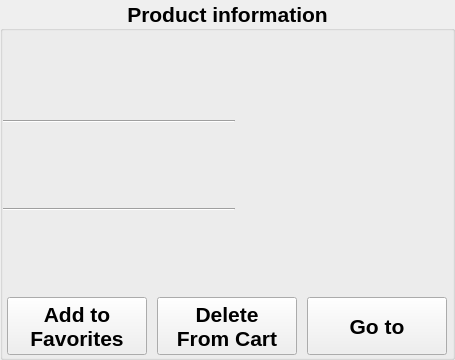
                <widget class="QGroupBox" name="productInfoGroupBox">
                 <property name="minimumSize">
                  <size>
                   <width>455</width>
                   <height>360</height>
                  </size>
                 </property>
                 <property name="maximumSize">
                  <size>
                   <width>455</width>
                   <height>360</height>
                  </size>
                 </property>
                 <property name="font">
                  <font>
                   <family>Arial</family>
                   <pointsize>16</pointsize>
                   <weight>75</weight>
                   <bold>true</bold>
                  </font>
                 </property>
                 <property name="title">
                  <string>Product information</string>
                 </property>
                 <property name="alignment">
                  <set>Qt::AlignCenter</set>
                 </property>
                 <layout class="QVBoxLayout" name="verticalLayout_8">
                  <property name="leftMargin">
                   <number>0</number>
                  </property>
                  <property name="topMargin">
                   <number>9</number>
                  </property>
                  <property name="rightMargin">
                   <number>0</number>
                  </property>
                  <property name="bottomMargin">
                   <number>0</number>
                  </property>
                  <item>
                   <layout class="QHBoxLayout" name="horizontalLayout_6">
                    <item>
                     <layout class="QVBoxLayout" name="verticalLayout_7">
                      <item>
                       <widget class="QLabel" name="nameGoodLabel">
                        <property name="text">
                         <string/>
                        </property>
                       </widget>
                      </item>
                      <item>
                       <widget class="Line" name="line_2">
                        <property name="orientation">
                         <enum>Qt::Horizontal</enum>
                        </property>
                       </widget>
                      </item>
                      <item>
                       <widget class="QLabel" name="descriptionGoodLabel">
                        <property name="text">
                         <string/>
                        </property>
                        <property name="wordWrap">
                         <bool>true</bool>
                        </property>
                       </widget>
                      </item>
                      <item>
                       <widget class="Line" name="line_3">
                        <property name="orientation">
                         <enum>Qt::Horizontal</enum>
                        </property>
                       </widget>
                      </item>
                      <item>
                       <widget class="QLabel" name="expirationGoodLabel">
                        <property name="text">
                         <string/>
                        </property>
                       </widget>
                      </item>
                     </layout>
                    </item>
                    <item>
                     <widget class="QLabel" name="imageGoodLabel">
                      <property name="minimumSize">
                       <size>
                        <width>211</width>
                        <height>247</height>
                       </size>
                      </property>
                      <property name="maximumSize">
                       <size>
                        <width>211</width>
                        <height>247</height>
                       </size>
                      </property>
                      <property name="text">
                       <string/>
                      </property>
                      <property name="scaledContents">
                       <bool>false</bool>
                      </property>
                      <property name="alignment">
                       <set>Qt::AlignCenter</set>
                      </property>
                     </widget>
                    </item>
                   </layout>
                  </item>
                  <item>
                   <layout class="QHBoxLayout" name="horizontalLayout_14">
                    <property name="margin">
                     <number>0</number>
                    </property>
                    <item>
                     <widget class="QPushButton" name="addFavPushButton">
                      <property name="minimumSize">
                       <size>
                        <width>140</width>
                        <height>58</height>
                       </size>
                      </property>
                      <property name="maximumSize">
                       <size>
                        <width>140</width>
                        <height>58</height>
                       </size>
                      </property>
                      <property name="text">
                       <string>Add to 
Favorites</string>
                      </property>
                     </widget>
                    </item>
                    <item>
                     <widget class="QPushButton" name="delCartPushButton">
                      <property name="minimumSize">
                       <size>
                        <width>140</width>
                        <height>58</height>
                       </size>
                      </property>
                      <property name="maximumSize">
                       <size>
                        <width>140</width>
                        <height>58</height>
                       </size>
                      </property>
                      <property name="text">
                       <string>Delete 
From Cart</string>
                      </property>
                     </widget>
                    </item>
                    <item>
                     <widget class="QPushButton" name="goToPushButton">
                      <property name="sizePolicy">
                       <sizepolicy hsizetype="Minimum" vsizetype="Preferred">
                        <horstretch>0</horstretch>
                        <verstretch>0</verstretch>
                       </sizepolicy>
                      </property>
                      <property name="minimumSize">
                       <size>
                        <width>140</width>
                        <height>58</height>
                       </size>
                      </property>
                      <property name="maximumSize">
                       <size>
                        <width>140</width>
                        <height>58</height>
                       </size>
                      </property>
                      <property name="text">
                       <string>Go to</string>
                      </property>
                     </widget>
                    </item>
                   </layout>
                  </item>
                 </layout>
                </widget>
